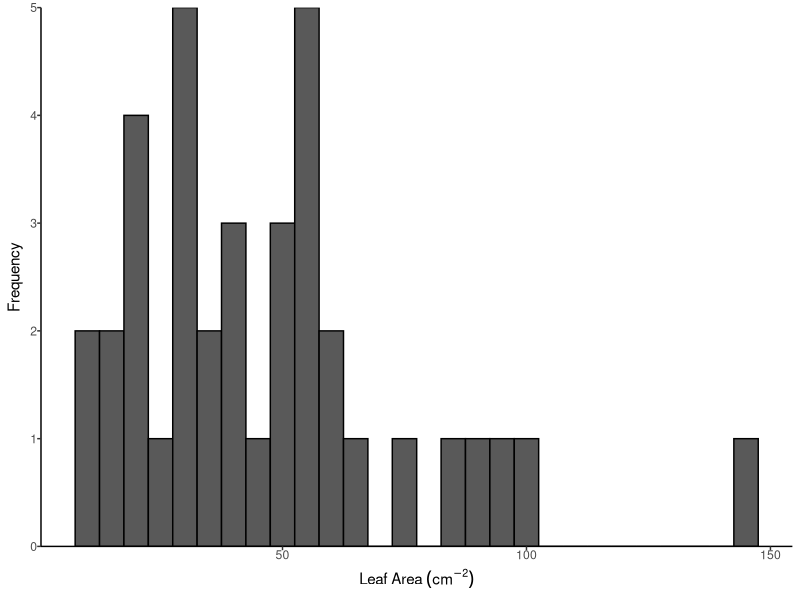
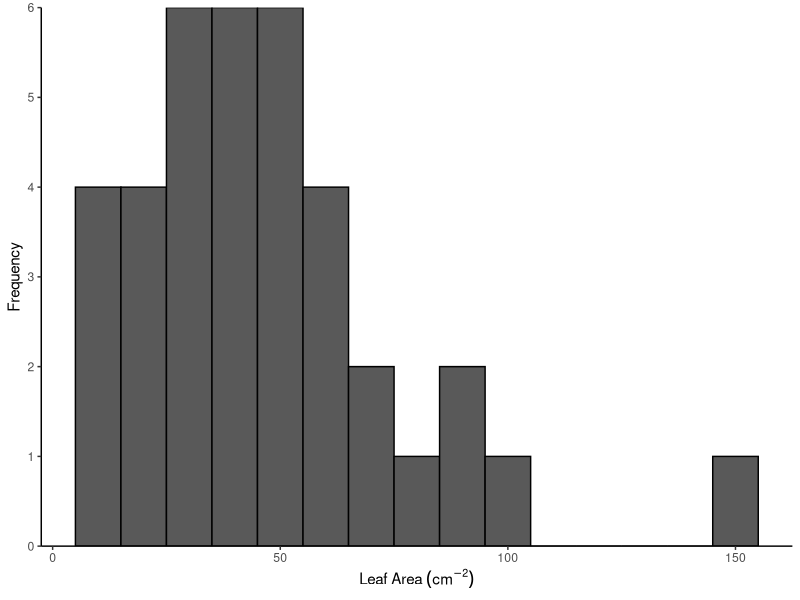
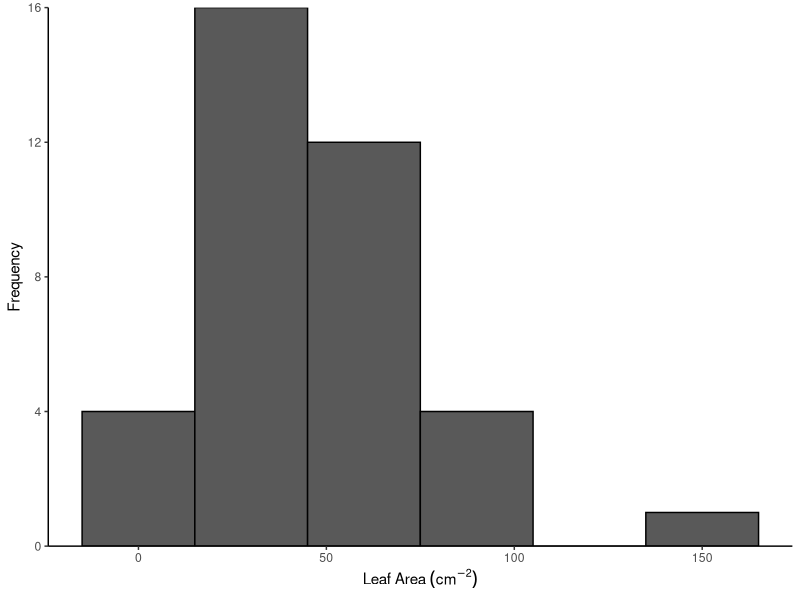
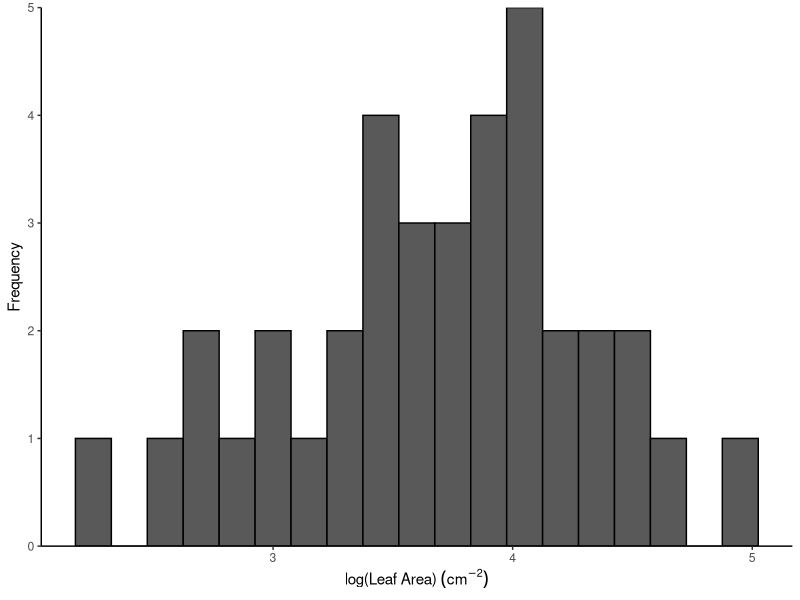
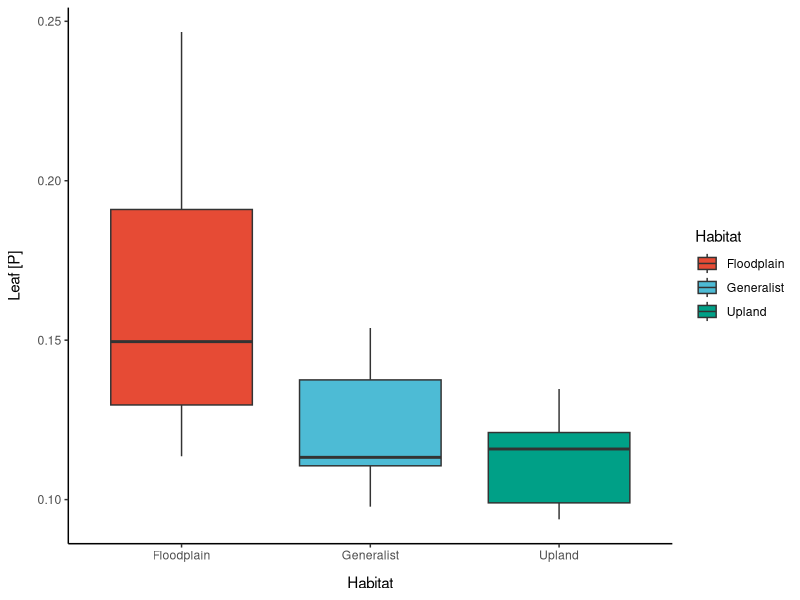
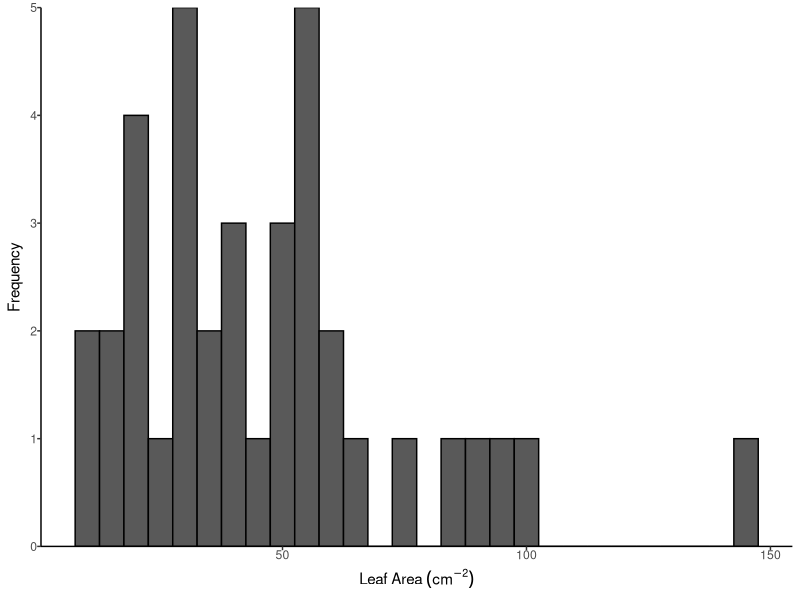
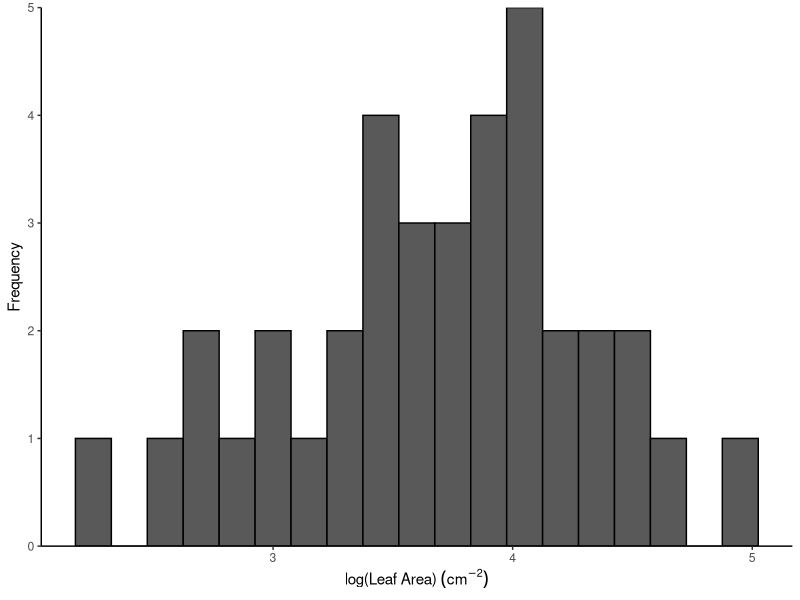
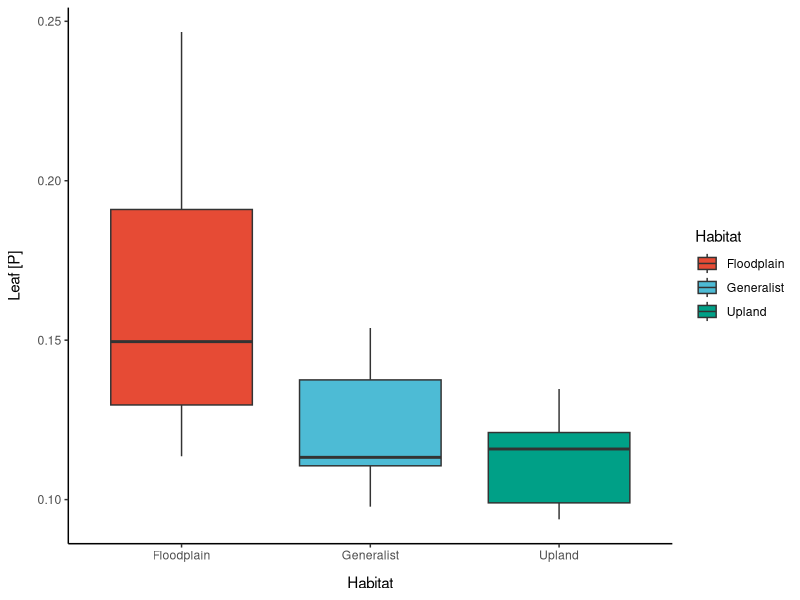

Here is the R script that generated these plots, in order:
# Professional Skills Statistical Assessment
# Emma Gemal, s1758915@sms.ed.ac.uk
# University of Edinburgh
# Last updated: 14 October 2020


## WORKFLOW ----
# 1. histogram of leaf area and normality check of data 
# do species in different habitats have different leaf chemical compositions?
# 2. leaf phosphorous concentration vs. habitat type 
#    - make a box plot and conduct an ANOVA
# 3. multiple explanatory variables 
#    - make a scatter plot of leaf [P] vs. leaf [C] with habitat type as 'shape'
#    - split all the species into 2 habitat groups: ADD WHICH
#    - make a model with habitat group and leaf [C] as predictors of leaf [P]
#    - conduct as ANOVA using the model 
# are there tradeoffs between the investment in chemical defences vs in physical ones?
# 4. leaf expansion rate, leaf trichome density and presence of mevalonic acid
#    - make a GLM of leaf expansion rate vs presence of mevalonic acid
#    - make a GLM of leaf trichome density vs presence of mevalonic acid 
#    - make a GLM incorporating both expansion rate and trichome density on mevalonic acid presence
#    - make a FIGURE (PUT WHICH) of how the predictor variable(s) influence the response variable


## LIBRARY ----
library(tidyverse)
library(ggpubr)
library(ggsci)

# loading the data
ingatraits <- read.csv("Inga_traits.csv")
str(ingatraits)  # checking the data loaded properly 

## EXERCISE 1: HISTOGRAMS & NORMALITY ----
# creating a histogram of leaf area 
# checking distribution of data at a variety of binwidths 
(leafarea_hist <- ggplot(ingatraits, aes(x = Leaf_Area)) +
                    xlab(expression(paste("Leaf Area", ' ', (cm^-2), sep = ''))) +
                    ylab("Frequency") +
                    geom_histogram(binwidth = 5,
                                   color = "black") +
                    theme_classic() +
                    theme(axis.text.x = element_text(margin = margin(b = 2)),
                          axis.text.y = element_text(margin = margin(l = 2))) +
                    scale_y_continuous(expand = c(0,0)))

(leafarea_hist2 <- ggplot(ingatraits, aes(x = Leaf_Area)) +
                      xlab(expression(paste("Leaf Area", ' ', (cm^-2), sep = ''))) +
                      ylab("Frequency") +
                      geom_histogram(binwidth = 10,
                                     color = "black") +
                      theme_classic() +
                      scale_y_continuous(expand = c(0,0)))

(leafarea_hist3 <- ggplot(ingatraits, aes(x = Leaf_Area)) +
                      xlab(expression(paste("Leaf Area", ' ', (cm^-2), sep = ''))) +
                      ylab("Frequency") +
                      geom_histogram(binwidth = 30,
                                     color = "black") +
                      theme_classic() +
                      scale_y_continuous(expand = c(0,0)))

# all show the same distribution: a skew to the left, does not appear to be normally distributed

ggsave(leafarea_hist, file = "leafarea_histogram.png", width = 4, height = 4, units = c("in"),
       path = "Figures/")


# log-transforming leaf area (adding it as a new column)
ingatraits <- ingatraits %>% 
                  mutate(logLeaf_Area = log(Leaf_Area))

(log_hist <- ggplot(ingatraits, aes(x = logLeaf_Area)) +
                xlab(expression(paste("log(Leaf Area)", ' ', (cm^-2), sep = ''))) +
                ylab("Frequency") +
                geom_histogram(binwidth = 0.15,
                               color = "black") +
                theme_classic() +
                scale_y_continuous(expand = c(0,0)))

# looks more normality distributed with the log transformation 

ggsave(log_hist, file = "log_leafarea_hist.png", width = 4, height = 4, units = c("in"),
       path = "Figures/")


## EXERCISE 2: BOX PLOTS & ANOVA ----
# removing NA values for chemical concentration variables (N, C, P)
chem_na <- ingatraits %>% 
              drop_na(c(N_Leaf, C_Leaf, P_Leaf))

# creating a box plot of leaf phosphorous concentration in different habitats 
(p_habitat_box <- ggplot(chem_na, aes(x = Habitat, y = P_Leaf, fill = Habitat)) +
                    ylab("Leaf [P]") +
                    geom_boxplot() +
                    theme_classic() +
                    theme(axis.title.x = element_text(margin = margin(t = 10)),
                                  axis.title.y = element_text(margin = margin(r = 10))) +
                    scale_x_discrete(breaks = c("floodplain", "generalist", "upland"),
                                     labels = c("Floodplain", "Generalist", "Upland")) +
                    scale_fill_npg(breaks = c("floodplain", "generalist", "upland"),
                                        labels = c("Floodplain", "Generalist", "Upland")))

ggsave(p_habitat_box, file = "leafP_habitat_boxplot.png", width = 4, height = 3, units = c("in"),
       path = "Figures/")


# conducting an ANOVA to test for statistical significant differnces 
# between leaf phosphorous concentrations of species in different habitats
p_hab_anova <- anova(lm(P_Leaf ~ Habitat, data = chem_na))
p_hab_anova
